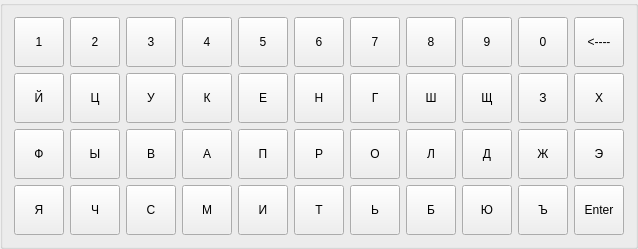
        <widget class="QGroupBox" name="groupBox">
         <property name="title">
          <string/>
         </property>
         <layout class="QGridLayout" name="gridLayout_3">
          <item row="0" column="0">
           <widget class="QToolButton" name="tb1">
            <property name="sizePolicy">
             <sizepolicy hsizetype="Fixed" vsizetype="Fixed">
              <horstretch>50</horstretch>
              <verstretch>0</verstretch>
             </sizepolicy>
            </property>
            <property name="minimumSize">
             <size>
              <width>50</width>
              <height>50</height>
             </size>
            </property>
            <property name="text">
             <string>1</string>
            </property>
            <property name="type" stdset="0">
             <string>standard</string>
            </property>
           </widget>
          </item>
          <item row="0" column="1">
           <widget class="QToolButton" name="tb2">
            <property name="sizePolicy">
             <sizepolicy hsizetype="Fixed" vsizetype="Fixed">
              <horstretch>50</horstretch>
              <verstretch>0</verstretch>
             </sizepolicy>
            </property>
            <property name="minimumSize">
             <size>
              <width>50</width>
              <height>50</height>
             </size>
            </property>
            <property name="text">
             <string>2</string>
            </property>
            <property name="type" stdset="0">
             <string>standard</string>
            </property>
           </widget>
          </item>
          <item row="0" column="2">
           <widget class="QToolButton" name="tb3">
            <property name="sizePolicy">
             <sizepolicy hsizetype="Fixed" vsizetype="Fixed">
              <horstretch>50</horstretch>
              <verstretch>0</verstretch>
             </sizepolicy>
            </property>
            <property name="minimumSize">
             <size>
              <width>50</width>
              <height>50</height>
             </size>
            </property>
            <property name="text">
             <string>3</string>
            </property>
            <property name="type" stdset="0">
             <string>standard</string>
            </property>
           </widget>
          </item>
          <item row="0" column="3">
           <widget class="QToolButton" name="tb4">
            <property name="sizePolicy">
             <sizepolicy hsizetype="Fixed" vsizetype="Fixed">
              <horstretch>50</horstretch>
              <verstretch>0</verstretch>
             </sizepolicy>
            </property>
            <property name="minimumSize">
             <size>
              <width>50</width>
              <height>50</height>
             </size>
            </property>
            <property name="text">
             <string>4</string>
            </property>
            <property name="type" stdset="0">
             <string>standard</string>
            </property>
           </widget>
          </item>
          <item row="0" column="4">
           <widget class="QToolButton" name="tb5">
            <property name="sizePolicy">
             <sizepolicy hsizetype="Fixed" vsizetype="Fixed">
              <horstretch>50</horstretch>
              <verstretch>0</verstretch>
             </sizepolicy>
            </property>
            <property name="minimumSize">
             <size>
              <width>50</width>
              <height>50</height>
             </size>
            </property>
            <property name="text">
             <string>5</string>
            </property>
            <property name="type" stdset="0">
             <string>standard</string>
            </property>
           </widget>
          </item>
          <item row="0" column="5">
           <widget class="QToolButton" name="tb6">
            <property name="sizePolicy">
             <sizepolicy hsizetype="Fixed" vsizetype="Fixed">
              <horstretch>50</horstretch>
              <verstretch>0</verstretch>
             </sizepolicy>
            </property>
            <property name="minimumSize">
             <size>
              <width>50</width>
              <height>50</height>
             </size>
            </property>
            <property name="text">
             <string>6</string>
            </property>
            <property name="type" stdset="0">
             <string>standard</string>
            </property>
           </widget>
          </item>
          <item row="0" column="6">
           <widget class="QToolButton" name="tb7">
            <property name="sizePolicy">
             <sizepolicy hsizetype="Fixed" vsizetype="Fixed">
              <horstretch>50</horstretch>
              <verstretch>0</verstretch>
             </sizepolicy>
            </property>
            <property name="minimumSize">
             <size>
              <width>50</width>
              <height>50</height>
             </size>
            </property>
            <property name="text">
             <string>7</string>
            </property>
            <property name="type" stdset="0">
             <string>standard</string>
            </property>
           </widget>
          </item>
          <item row="0" column="7">
           <widget class="QToolButton" name="tb8">
            <property name="sizePolicy">
             <sizepolicy hsizetype="Fixed" vsizetype="Fixed">
              <horstretch>50</horstretch>
              <verstretch>0</verstretch>
             </sizepolicy>
            </property>
            <property name="minimumSize">
             <size>
              <width>50</width>
              <height>50</height>
             </size>
            </property>
            <property name="text">
             <string>8</string>
            </property>
            <property name="type" stdset="0">
             <string>standard</string>
            </property>
           </widget>
          </item>
          <item row="0" column="8">
           <widget class="QToolButton" name="tb9">
            <property name="sizePolicy">
             <sizepolicy hsizetype="Fixed" vsizetype="Fixed">
              <horstretch>50</horstretch>
              <verstretch>0</verstretch>
             </sizepolicy>
            </property>
            <property name="minimumSize">
             <size>
              <width>50</width>
              <height>50</height>
             </size>
            </property>
            <property name="text">
             <string>9</string>
            </property>
            <property name="type" stdset="0">
             <string>standard</string>
            </property>
           </widget>
          </item>
          <item row="0" column="9">
           <widget class="QToolButton" name="tb0">
            <property name="sizePolicy">
             <sizepolicy hsizetype="Fixed" vsizetype="Fixed">
              <horstretch>50</horstretch>
              <verstretch>0</verstretch>
             </sizepolicy>
            </property>
            <property name="minimumSize">
             <size>
              <width>50</width>
              <height>50</height>
             </size>
            </property>
            <property name="text">
             <string>0</string>
            </property>
            <property name="type" stdset="0">
             <string>standard</string>
            </property>
           </widget>
          </item>
          <item row="0" column="10">
           <widget class="QToolButton" name="tbBackspace">
            <property name="sizePolicy">
             <sizepolicy hsizetype="Fixed" vsizetype="Fixed">
              <horstretch>50</horstretch>
              <verstretch>0</verstretch>
             </sizepolicy>
            </property>
            <property name="minimumSize">
             <size>
              <width>50</width>
              <height>50</height>
             </size>
            </property>
            <property name="text">
             <string>&lt;----</string>
            </property>
            <property name="type" stdset="0">
             <string>standard</string>
            </property>
           </widget>
          </item>
          <item row="1" column="0">
           <widget class="QToolButton" name="toolButton">
            <property name="sizePolicy">
             <sizepolicy hsizetype="Fixed" vsizetype="Fixed">
              <horstretch>50</horstretch>
              <verstretch>0</verstretch>
             </sizepolicy>
            </property>
            <property name="minimumSize">
             <size>
              <width>50</width>
              <height>50</height>
             </size>
            </property>
            <property name="text">
             <string>Й</string>
            </property>
            <property name="type" stdset="0">
             <string>standard</string>
            </property>
           </widget>
          </item>
          <item row="1" column="1">
           <widget class="QToolButton" name="toolButton_2">
            <property name="sizePolicy">
             <sizepolicy hsizetype="Fixed" vsizetype="Fixed">
              <horstretch>50</horstretch>
              <verstretch>0</verstretch>
             </sizepolicy>
            </property>
            <property name="minimumSize">
             <size>
              <width>50</width>
              <height>50</height>
             </size>
            </property>
            <property name="text">
             <string>Ц</string>
            </property>
            <property name="type" stdset="0">
             <string>standard</string>
            </property>
           </widget>
          </item>
          <item row="1" column="2">
           <widget class="QToolButton" name="toolButton_3">
            <property name="sizePolicy">
             <sizepolicy hsizetype="Fixed" vsizetype="Fixed">
              <horstretch>50</horstretch>
              <verstretch>0</verstretch>
             </sizepolicy>
            </property>
            <property name="minimumSize">
             <size>
              <width>50</width>
              <height>50</height>
             </size>
            </property>
            <property name="text">
             <string>У</string>
            </property>
            <property name="type" stdset="0">
             <string>standard</string>
            </property>
           </widget>
          </item>
          <item row="1" column="3">
           <widget class="QToolButton" name="toolButton_4">
            <property name="sizePolicy">
             <sizepolicy hsizetype="Fixed" vsizetype="Fixed">
              <horstretch>50</horstretch>
              <verstretch>0</verstretch>
             </sizepolicy>
            </property>
            <property name="minimumSize">
             <size>
              <width>50</width>
              <height>50</height>
             </size>
            </property>
            <property name="text">
             <string>К</string>
            </property>
            <property name="type" stdset="0">
             <string>standard</string>
            </property>
           </widget>
          </item>
          <item row="1" column="4">
           <widget class="QToolButton" name="toolButton_5">
            <property name="sizePolicy">
             <sizepolicy hsizetype="Fixed" vsizetype="Fixed">
              <horstretch>50</horstretch>
              <verstretch>0</verstretch>
             </sizepolicy>
            </property>
            <property name="minimumSize">
             <size>
              <width>50</width>
              <height>50</height>
             </size>
            </property>
            <property name="text">
             <string>Е</string>
            </property>
            <property name="type" stdset="0">
             <string>standard</string>
            </property>
           </widget>
          </item>
          <item row="1" column="5">
           <widget class="QToolButton" name="toolButton_6">
            <property name="sizePolicy">
             <sizepolicy hsizetype="Fixed" vsizetype="Fixed">
              <horstretch>50</horstretch>
              <verstretch>0</verstretch>
             </sizepolicy>
            </property>
            <property name="minimumSize">
             <size>
              <width>50</width>
              <height>50</height>
             </size>
            </property>
            <property name="text">
             <string>Н</string>
            </property>
            <property name="type" stdset="0">
             <string>standard</string>
            </property>
           </widget>
          </item>
          <item row="1" column="6">
           <widget class="QToolButton" name="toolButton_12">
            <property name="sizePolicy">
             <sizepolicy hsizetype="Fixed" vsizetype="Fixed">
              <horstretch>50</horstretch>
              <verstretch>0</verstretch>
             </sizepolicy>
            </property>
            <property name="minimumSize">
             <size>
              <width>50</width>
              <height>50</height>
             </size>
            </property>
            <property name="text">
             <string>Г</string>
            </property>
            <property name="type" stdset="0">
             <string>standard</string>
            </property>
           </widget>
          </item>
          <item row="1" column="7">
           <widget class="QToolButton" name="toolButton_9">
            <property name="sizePolicy">
             <sizepolicy hsizetype="Fixed" vsizetype="Fixed">
              <horstretch>50</horstretch>
              <verstretch>0</verstretch>
             </sizepolicy>
            </property>
            <property name="minimumSize">
             <size>
              <width>50</width>
              <height>50</height>
             </size>
            </property>
            <property name="text">
             <string>Ш</string>
            </property>
            <property name="type" stdset="0">
             <string>standard</string>
            </property>
           </widget>
          </item>
          <item row="1" column="8">
           <widget class="QToolButton" name="toolButton_8">
            <property name="sizePolicy">
             <sizepolicy hsizetype="Fixed" vsizetype="Fixed">
              <horstretch>50</horstretch>
              <verstretch>0</verstretch>
             </sizepolicy>
            </property>
            <property name="minimumSize">
             <size>
              <width>50</width>
              <height>50</height>
             </size>
            </property>
            <property name="text">
             <string>Щ</string>
            </property>
            <property name="type" stdset="0">
             <string>standard</string>
            </property>
           </widget>
          </item>
          <item row="1" column="9">
           <widget class="QToolButton" name="toolButton_10">
            <property name="sizePolicy">
             <sizepolicy hsizetype="Fixed" vsizetype="Fixed">
              <horstretch>50</horstretch>
              <verstretch>0</verstretch>
             </sizepolicy>
            </property>
            <property name="minimumSize">
             <size>
              <width>50</width>
              <height>50</height>
             </size>
            </property>
            <property name="text">
             <string>З</string>
            </property>
            <property name="type" stdset="0">
             <string>standard</string>
            </property>
           </widget>
          </item>
          <item row="1" column="10">
           <widget class="QToolButton" name="toolButton_11">
            <property name="sizePolicy">
             <sizepolicy hsizetype="Fixed" vsizetype="Fixed">
              <horstretch>50</horstretch>
              <verstretch>0</verstretch>
             </sizepolicy>
            </property>
            <property name="minimumSize">
             <size>
              <width>50</width>
              <height>50</height>
             </size>
            </property>
            <property name="text">
             <string>Х</string>
            </property>
            <property name="type" stdset="0">
             <string>standard</string>
            </property>
           </widget>
          </item>
          <item row="2" column="0">
           <widget class="QToolButton" name="toolButton_13">
            <property name="sizePolicy">
             <sizepolicy hsizetype="Fixed" vsizetype="Fixed">
              <horstretch>50</horstretch>
              <verstretch>0</verstretch>
             </sizepolicy>
            </property>
            <property name="minimumSize">
             <size>
              <width>50</width>
              <height>50</height>
             </size>
            </property>
            <property name="text">
             <string>Ф</string>
            </property>
            <property name="type" stdset="0">
             <string>standard</string>
            </property>
           </widget>
          </item>
          <item row="2" column="1">
           <widget class="QToolButton" name="toolButton_16">
            <property name="sizePolicy">
             <sizepolicy hsizetype="Fixed" vsizetype="Fixed">
              <horstretch>50</horstretch>
              <verstretch>0</verstretch>
             </sizepolicy>
            </property>
            <property name="minimumSize">
             <size>
              <width>50</width>
              <height>50</height>
             </size>
            </property>
            <property name="text">
             <string>Ы</string>
            </property>
            <property name="type" stdset="0">
             <string>standard</string>
            </property>
           </widget>
          </item>
          <item row="2" column="2">
           <widget class="QToolButton" name="toolButton_14">
            <property name="sizePolicy">
             <sizepolicy hsizetype="Fixed" vsizetype="Fixed">
              <horstretch>50</horstretch>
              <verstretch>0</verstretch>
             </sizepolicy>
            </property>
            <property name="minimumSize">
             <size>
              <width>50</width>
              <height>50</height>
             </size>
            </property>
            <property name="text">
             <string>В</string>
            </property>
            <property name="type" stdset="0">
             <string>standard</string>
            </property>
           </widget>
          </item>
          <item row="2" column="3">
           <widget class="QToolButton" name="toolButton_18">
            <property name="sizePolicy">
             <sizepolicy hsizetype="Fixed" vsizetype="Fixed">
              <horstretch>50</horstretch>
              <verstretch>0</verstretch>
             </sizepolicy>
            </property>
            <property name="minimumSize">
             <size>
              <width>50</width>
              <height>50</height>
             </size>
            </property>
            <property name="text">
             <string>А</string>
            </property>
            <property name="type" stdset="0">
             <string>standard</string>
            </property>
           </widget>
          </item>
          <item row="2" column="4">
           <widget class="QToolButton" name="toolButton_19">
            <property name="sizePolicy">
             <sizepolicy hsizetype="Fixed" vsizetype="Fixed">
              <horstretch>50</horstretch>
              <verstretch>0</verstretch>
             </sizepolicy>
            </property>
            <property name="minimumSize">
             <size>
              <width>50</width>
              <height>50</height>
             </size>
            </property>
            <property name="text">
             <string>П</string>
            </property>
            <property name="type" stdset="0">
             <string>standard</string>
            </property>
           </widget>
          </item>
          <item row="2" column="5">
           <widget class="QToolButton" name="toolButton_15">
            <property name="sizePolicy">
             <sizepolicy hsizetype="Fixed" vsizetype="Fixed">
              <horstretch>50</horstretch>
              <verstretch>0</verstretch>
             </sizepolicy>
            </property>
            <property name="minimumSize">
             <size>
              <width>50</width>
              <height>50</height>
             </size>
            </property>
            <property name="text">
             <string>Р</string>
            </property>
            <property name="type" stdset="0">
             <string>standard</string>
            </property>
           </widget>
          </item>
          <item row="2" column="6">
           <widget class="QToolButton" name="toolButton_21">
            <property name="sizePolicy">
             <sizepolicy hsizetype="Fixed" vsizetype="Fixed">
              <horstretch>50</horstretch>
              <verstretch>0</verstretch>
             </sizepolicy>
            </property>
            <property name="minimumSize">
             <size>
              <width>50</width>
              <height>50</height>
             </size>
            </property>
            <property name="text">
             <string>О</string>
            </property>
            <property name="type" stdset="0">
             <string>standard</string>
            </property>
           </widget>
          </item>
          <item row="2" column="7">
           <widget class="QToolButton" name="toolButton_22">
            <property name="sizePolicy">
             <sizepolicy hsizetype="Fixed" vsizetype="Fixed">
              <horstretch>50</horstretch>
              <verstretch>0</verstretch>
             </sizepolicy>
            </property>
            <property name="minimumSize">
             <size>
              <width>50</width>
              <height>50</height>
             </size>
            </property>
            <property name="text">
             <string>Л</string>
            </property>
            <property name="type" stdset="0">
             <string>standard</string>
            </property>
           </widget>
          </item>
          <item row="2" column="8">
           <widget class="QToolButton" name="toolButton_20">
            <property name="sizePolicy">
             <sizepolicy hsizetype="Fixed" vsizetype="Fixed">
              <horstretch>50</horstretch>
              <verstretch>0</verstretch>
             </sizepolicy>
            </property>
            <property name="minimumSize">
             <size>
              <width>50</width>
              <height>50</height>
             </size>
            </property>
            <property name="text">
             <string>Д</string>
            </property>
            <property name="type" stdset="0">
             <string>standard</string>
            </property>
           </widget>
          </item>
          <item row="2" column="9">
           <widget class="QToolButton" name="toolButton_23">
            <property name="sizePolicy">
             <sizepolicy hsizetype="Fixed" vsizetype="Fixed">
              <horstretch>50</horstretch>
              <verstretch>0</verstretch>
             </sizepolicy>
            </property>
            <property name="minimumSize">
             <size>
              <width>50</width>
              <height>50</height>
             </size>
            </property>
            <property name="text">
             <string>Ж</string>
            </property>
            <property name="type" stdset="0">
             <string>standard</string>
            </property>
           </widget>
          </item>
          <item row="2" column="10">
           <widget class="QToolButton" name="toolButton_17">
            <property name="sizePolicy">
             <sizepolicy hsizetype="Fixed" vsizetype="Fixed">
              <horstretch>50</horstretch>
              <verstretch>0</verstretch>
             </sizepolicy>
            </property>
            <property name="minimumSize">
             <size>
              <width>50</width>
              <height>50</height>
             </size>
            </property>
            <property name="text">
             <string>Э</string>
            </property>
            <property name="type" stdset="0">
             <string>standard</string>
            </property>
           </widget>
          </item>
          <item row="3" column="0">
           <widget class="QToolButton" name="toolButton_32">
            <property name="sizePolicy">
             <sizepolicy hsizetype="Fixed" vsizetype="Fixed">
              <horstretch>50</horstretch>
              <verstretch>0</verstretch>
             </sizepolicy>
            </property>
            <property name="minimumSize">
             <size>
              <width>50</width>
              <height>50</height>
             </size>
            </property>
            <property name="text">
             <string>Я</string>
            </property>
            <property name="type" stdset="0">
             <string>standard</string>
            </property>
           </widget>
          </item>
          <item row="3" column="1">
           <widget class="QToolButton" name="toolButton_30">
            <property name="sizePolicy">
             <sizepolicy hsizetype="Fixed" vsizetype="Fixed">
              <horstretch>50</horstretch>
              <verstretch>0</verstretch>
             </sizepolicy>
            </property>
            <property name="minimumSize">
             <size>
              <width>50</width>
              <height>50</height>
             </size>
            </property>
            <property name="text">
             <string>Ч</string>
            </property>
            <property name="type" stdset="0">
             <string>standard</string>
            </property>
           </widget>
          </item>
          <item row="3" column="2">
           <widget class="QToolButton" name="toolButton_27">
            <property name="sizePolicy">
             <sizepolicy hsizetype="Fixed" vsizetype="Fixed">
              <horstretch>50</horstretch>
              <verstretch>0</verstretch>
             </sizepolicy>
            </property>
            <property name="minimumSize">
             <size>
              <width>50</width>
              <height>50</height>
             </size>
            </property>
            <property name="text">
             <string>С</string>
            </property>
            <property name="type" stdset="0">
             <string>standard</string>
            </property>
           </widget>
          </item>
          <item row="3" column="3">
           <widget class="QToolButton" name="toolButton_29">
            <property name="sizePolicy">
             <sizepolicy hsizetype="Fixed" vsizetype="Fixed">
              <horstretch>50</horstretch>
              <verstretch>0</verstretch>
             </sizepolicy>
            </property>
            <property name="minimumSize">
             <size>
              <width>50</width>
              <height>50</height>
             </size>
            </property>
            <property name="text">
             <string>М</string>
            </property>
            <property name="type" stdset="0">
             <string>standard</string>
            </property>
           </widget>
          </item>
          <item row="3" column="4">
           <widget class="QToolButton" name="toolButton_28">
            <property name="sizePolicy">
             <sizepolicy hsizetype="Fixed" vsizetype="Fixed">
              <horstretch>50</horstretch>
              <verstretch>0</verstretch>
             </sizepolicy>
            </property>
            <property name="minimumSize">
             <size>
              <width>50</width>
              <height>50</height>
             </size>
            </property>
            <property name="text">
             <string>И</string>
            </property>
            <property name="type" stdset="0">
             <string>standard</string>
            </property>
           </widget>
          </item>
          <item row="3" column="5">
           <widget class="QToolButton" name="toolButton_26">
            <property name="sizePolicy">
             <sizepolicy hsizetype="Fixed" vsizetype="Fixed">
              <horstretch>50</horstretch>
              <verstretch>0</verstretch>
             </sizepolicy>
            </property>
            <property name="minimumSize">
             <size>
              <width>50</width>
              <height>50</height>
             </size>
            </property>
            <property name="text">
             <string>Т</string>
            </property>
            <property name="type" stdset="0">
             <string>standard</string>
            </property>
           </widget>
          </item>
          <item row="3" column="6">
           <widget class="QToolButton" name="toolButton_25">
            <property name="sizePolicy">
             <sizepolicy hsizetype="Fixed" vsizetype="Fixed">
              <horstretch>50</horstretch>
              <verstretch>0</verstretch>
             </sizepolicy>
            </property>
            <property name="minimumSize">
             <size>
              <width>50</width>
              <height>50</height>
             </size>
            </property>
            <property name="text">
             <string>Ь</string>
            </property>
            <property name="type" stdset="0">
             <string>standard</string>
            </property>
           </widget>
          </item>
          <item row="3" column="7">
           <widget class="QToolButton" name="toolButton_31">
            <property name="sizePolicy">
             <sizepolicy hsizetype="Fixed" vsizetype="Fixed">
              <horstretch>50</horstretch>
              <verstretch>0</verstretch>
             </sizepolicy>
            </property>
            <property name="minimumSize">
             <size>
              <width>50</width>
              <height>50</height>
             </size>
            </property>
            <property name="text">
             <string>Б</string>
            </property>
            <property name="type" stdset="0">
             <string>standard</string>
            </property>
           </widget>
          </item>
          <item row="3" column="8">
           <widget class="QToolButton" name="toolButton_24">
            <property name="sizePolicy">
             <sizepolicy hsizetype="Fixed" vsizetype="Fixed">
              <horstretch>50</horstretch>
              <verstretch>0</verstretch>
             </sizepolicy>
            </property>
            <property name="minimumSize">
             <size>
              <width>50</width>
              <height>50</height>
             </size>
            </property>
            <property name="text">
             <string>Ю</string>
            </property>
            <property name="type" stdset="0">
             <string>standard</string>
            </property>
           </widget>
          </item>
          <item row="3" column="9">
           <widget class="QToolButton" name="toolButton_7">
            <property name="sizePolicy">
             <sizepolicy hsizetype="Fixed" vsizetype="Fixed">
              <horstretch>50</horstretch>
              <verstretch>0</verstretch>
             </sizepolicy>
            </property>
            <property name="minimumSize">
             <size>
              <width>50</width>
              <height>50</height>
             </size>
            </property>
            <property name="text">
             <string>Ъ</string>
            </property>
            <property name="type" stdset="0">
             <string>standard</string>
            </property>
           </widget>
          </item>
          <item row="3" column="10">
           <widget class="QToolButton" name="tbEnter">
            <property name="sizePolicy">
             <sizepolicy hsizetype="Fixed" vsizetype="Fixed">
              <horstretch>50</horstretch>
              <verstretch>0</verstretch>
             </sizepolicy>
            </property>
            <property name="minimumSize">
             <size>
              <width>50</width>
              <height>50</height>
             </size>
            </property>
            <property name="text">
             <string>Enter</string>
            </property>
            <property name="type" stdset="0">
             <string>standard</string>
            </property>
           </widget>
          </item>
         </layout>
        </widget>
